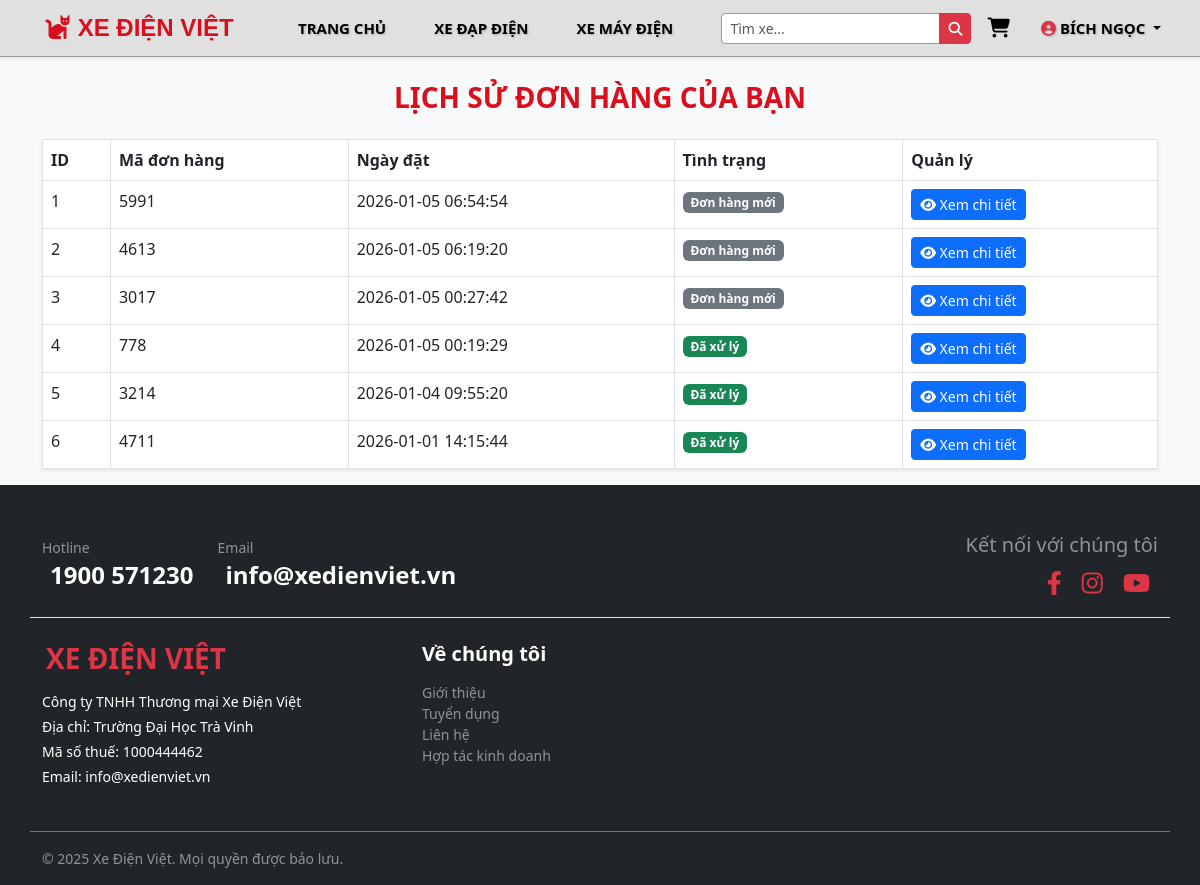
The page /index.php?quanly=lichsudonhang (signed in) on the database its author committed.
### tables this page shows
CREATE TABLE `tbl_cart` (
  `id_cart` int(11) NOT NULL,
  `id_dangky` int(11) NOT NULL,
  `code_cart` varchar(10) NOT NULL,
  `cart_status` int(11) DEFAULT 1,
  `cart_date` datetime DEFAULT current_timestamp(),
  `cart_payment` varchar(50) DEFAULT NULL,
  `cart_shipping` varchar(100) DEFAULT NULL
);

### src/pages/main/lichsudonhang.php (the view)
<?php
    if(!isset($_SESSION['id_khachhang'])){
        echo '<div class="alert alert-warning">Vui lòng <a href="index.php?quanly=dangnhap">đăng nhập</a> để xem lịch sử đơn hàng.</div>';
    } else {
        $id_khachhang = $_SESSION['id_khachhang'];
        $sql_lietke_dh = "SELECT * FROM tbl_cart WHERE id_dangky='$id_khachhang' ORDER BY id_cart DESC";
        $query_lietke_dh = mysqli_query($conn, $sql_lietke_dh);
?>
<div class="container mt-4">
    <h3 class="text-center text-uppercase fw-bold mb-4" style="color: #d90f1d;">Lịch sử đơn hàng của bạn</h3>
    <table class="table table-bordered table-hover shadow-sm">
        <thead class="bg-danger text-white">
            <tr>
                <th>ID</th>
                <th>Mã đơn hàng</th>
                <th>Ngày đặt</th>
                <th>Tình trạng</th>
                <th>Quản lý</th>
            </tr>
        </thead>
        <tbody>
            <?php
            $i = 0;
            if(mysqli_num_rows($query_lietke_dh) > 0){
                while($row = mysqli_fetch_array($query_lietke_dh)){
                    $i++;
            ?>
            <tr>
                <td><?php echo $i ?></td>
                <td><?php echo $row['code_cart'] ?></td>
                <td><?php echo $row['cart_date'] ?></td>
                <td>
                    <?php
                        if($row['cart_status']==1){
                            echo '<span class="badge bg-secondary">Đơn hàng mới</span>';
                        }elseif($row['cart_status']==0){
                            echo '<span class="badge bg-success">Đã xử lý</span>';
                        }else{
                            echo '<span class="badge bg-danger">Đã hủy</span>';
                        }
                    ?>
                </td>
                <td>
                    <a href="index.php?quanly=xemdonhang&code=<?php echo $row['code_cart'] ?>" class="btn btn-sm btn-primary">
                        <i class="fas fa-eye"></i> Xem chi tiết
                    </a>
                </td>
            </tr>
            <?php
                }
            } else {
            ?>
                <tr>
                    <td colspan="5" class="text-center">Bạn chưa có đơn hàng nào.</td>
                </tr>
            <?php
            }
            ?>
        </tbody>
    </table>
</div>
<?php
    }
?>

### src/css/style.css (style rules this page uses)
* { margin: 0; padding: 0; box-sizing: border-box; font-family: 'Segoe UI', Arial, sans-serif; }
:root { --bs-red-custom: #d90f1d; --bs-price-color: #dc3545; --bs-cam-mua: #ff6600; }
body { background-color: #f8f9fa; color: #333; }
a { text-decoration: none; transition: 0.3s; }
.bg-danger { background-color: var(--bs-red-custom) !important; }
:root { --header-bg: #e0e0e0; --header-text: #000000; }

### rows shown on the page
tbl_cart: code_cart "5991", cart_date "2026-01-05 06:54:54", cart_status "Đơn hàng mới"
tbl_cart: code_cart "4613", cart_date "2026-01-05 06:19:20", cart_status "Đơn hàng mới"
tbl_cart: code_cart "3017", cart_date "2026-01-05 00:27:42", cart_status "Đơn hàng mới"
tbl_cart: code_cart "778", cart_date "2026-01-05 00:19:29", cart_status "Đã xử lý"
tbl_cart: code_cart "3214", cart_date "2026-01-04 09:55:20", cart_status "Đã xử lý"
tbl_cart: code_cart "4711", cart_date "2026-01-01 14:15:44", cart_status "Đã xử lý"

### other values the page prints
$_SESSION['dangky'] "BÍCH NGỌC"
